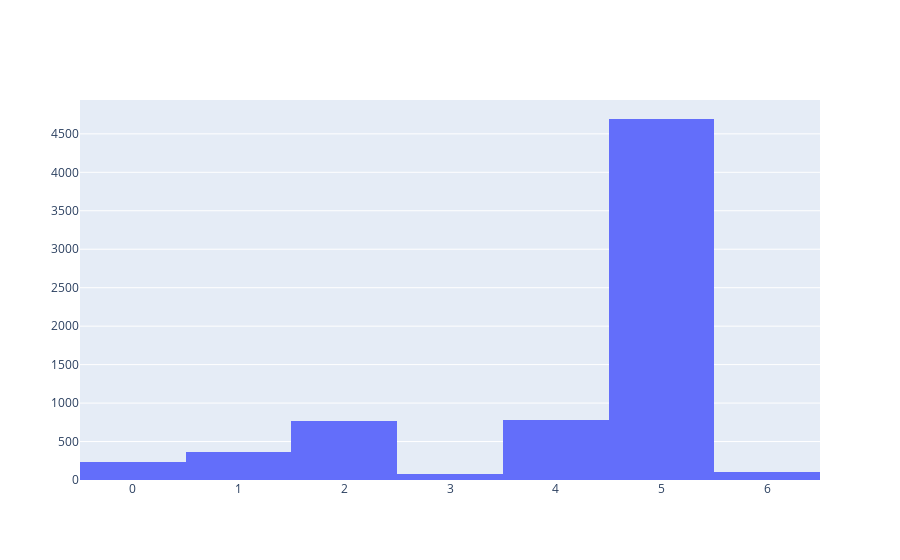

Notebook code for this chart:
### Code cell
# check if data is balanced

train_labels = train_dataset.labels.squeeze()
val_labels = val_dataset.labels.squeeze()
test_labels = test_dataset.labels.squeeze()

fig = go.Figure()
fig.add_trace(go.Histogram(x=train_labels, name='train'))
#fig.to_image(format='png')
#fig.write_image("train_dist.png")

### Figure 1 — Plotly figure (JSON) as saved in the notebook; plotly's stock layout.template omitted (floating-point values rounded to 4 significant figures; data arrays with more than 128 entries replaced by an {"elided": "..."} marker saying what was removed)
{"data": [{"name": "train", "type": "histogram", "x": {"elided": "7007 int values"}}], "layout": {}}
